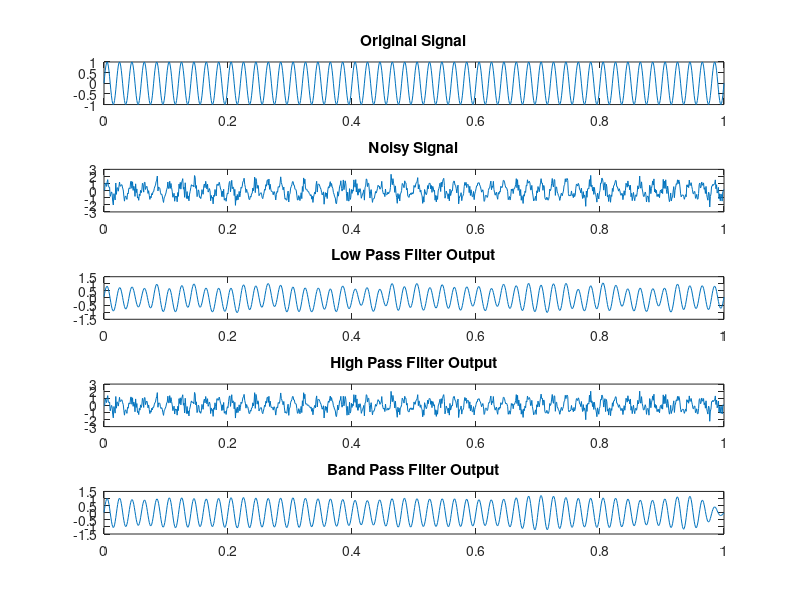
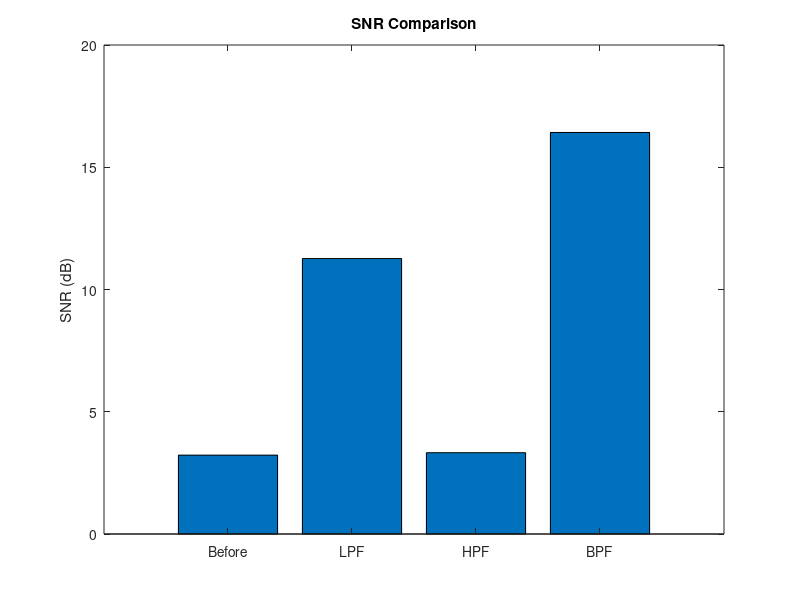

MATLAB code for these plots, in order:
clc;
clear;
close all;
fs = 1000;
t = 0:1/fs:1;
signal = sin(2*pi*50*t);
noise = 0.5 * randn(size(t));
noisy_signal = signal + noise;

% Low Pass Filter
fc_lp = 60;
[b_lp, a_lp] = butter(4, fc_lp/(fs/2), 'low');
lpf_signal = filtfilt(b_lp, a_lp, noisy_signal);

% High Pass Filter
fc_hp = 40;
[b_hp, a_hp] = butter(4, fc_hp/(fs/2), 'high');
hpf_signal = filtfilt(b_hp, a_hp, noisy_signal);

% Band Pass Filter
fc1 = 40;
fc2 = 60;
[b_bp, a_bp] = butter(4, [fc1 fc2]/(fs/2), 'bandpass');
bpf_signal = filtfilt(b_bp, a_bp, noisy_signal);

snr_before = 10*log10(sum(signal.^2) / sum(noise.^2));
snr_lpf = 10*log10(sum(signal.^2) / sum((lpf_signal - signal).^2));
snr_hpf = 10*log10(sum(signal.^2) / sum((hpf_signal - signal).^2));
snr_bpf = 10*log10(sum(signal.^2) / sum((bpf_signal - signal).^2));

disp(['SNR Before Filtering: ', num2str(snr_before), ' dB']);
disp(['SNR After LPF: ', num2str(snr_lpf), ' dB']);
disp(['SNR After HPF: ', num2str(snr_hpf), ' dB']);
disp(['SNR After BPF: ', num2str(snr_bpf), ' dB']);
figure;
subplot(5,1,1);
plot(t, signal);
title('Original Signal');
subplot(5,1,2);
plot(t, noisy_signal);
title('Noisy Signal');
subplot(5,1,3);
plot(t, lpf_signal);
title('Low Pass Filter Output');
subplot(5,1,4);
plot(t, hpf_signal);
title('High Pass Filter Output');
subplot(5,1,5);
plot(t, bpf_signal);
title('Band Pass Filter Output');
figure;
snr_values = [snr_before snr_lpf snr_hpf snr_bpf];
bar(snr_values);
set(gca, 'XTickLabel', {'Before','LPF','HPF','BPF'});
title('SNR Comparison');
ylabel('SNR (dB)');
